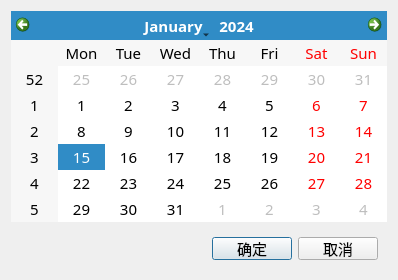
<?xml version="1.0" encoding="UTF-8"?>
<ui version="4.0">
 <class>SelectDateDialog</class>
 <widget class="QDialog" name="SelectDateDialog">
  <property name="geometry">
   <rect>
    <x>0</x>
    <y>0</y>
    <width>385</width>
    <height>221</height>
   </rect>
  </property>
  <property name="font">
   <font>
    <family>新宋体</family>
    <pointsize>11</pointsize>
   </font>
  </property>
  <property name="windowTitle">
   <string>选择日期</string>
  </property>
  <layout class="QVBoxLayout" name="verticalLayout">
   <item>
    <widget class="QCalendarWidget" name="wgtCal"/>
   </item>
   <item>
    <widget class="QWidget" name="widget" native="true">
     <property name="minimumSize">
      <size>
       <width>0</width>
       <height>41</height>
      </size>
     </property>
     <property name="maximumSize">
      <size>
       <width>16777215</width>
       <height>41</height>
      </size>
     </property>
     <layout class="QHBoxLayout" name="horizontalLayout">
      <item>
       <spacer name="horizontalSpacer">
        <property name="orientation">
         <enum>Qt::Horizontal</enum>
        </property>
        <property name="sizeHint" stdset="0">
         <size>
          <width>174</width>
          <height>20</height>
         </size>
        </property>
       </spacer>
      </item>
      <item>
       <widget class="QPushButton" name="btnOk">
        <property name="text">
         <string>确定</string>
        </property>
       </widget>
      </item>
      <item>
       <widget class="QPushButton" name="btnCancel">
        <property name="text">
         <string>取消</string>
        </property>
       </widget>
      </item>
     </layout>
    </widget>
   </item>
  </layout>
 </widget>
 <resources/>
 <connections/>
</ui>
